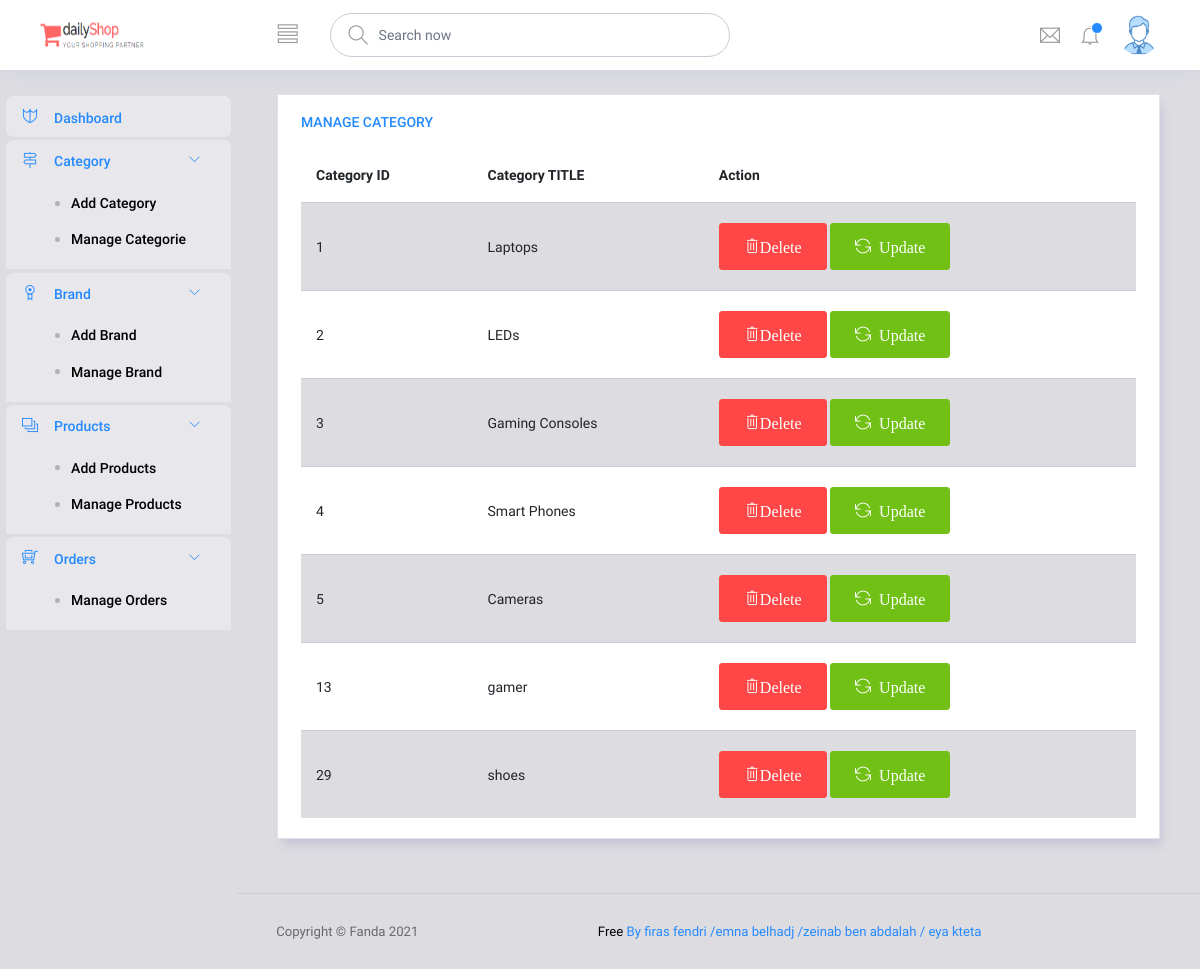
/controller/router.php?page=category/category&type=category&action=getall (signed in), run on the app's committed database.
### tables this page shows
CREATE TABLE `category` (
  `cat_id` int(11) NOT NULL,
  `cat_title` text NOT NULL
);

### controller/controllerCategory.php (called while the page is built, shortened)
<?php
require_once ('/xampp/htdocs/admin/model/ModelCategory.php');
class controllerCategory{
    public static function getall() {
        $res = ModelCategory::getAllCategory(Model::$pdo);
        require ('../view/main/main.php');
    }
}
?>

### model/ModelCategory.php (called while the page is built, shortened)
<?php
    class ModelCategory{
       public static function getAllCategory($conn){
           $stmt = $conn->query("SELECT * FROM category");
            $resultat = $stmt->fetchall(PDO::FETCH_ASSOC);
            return $resultat;
       }
    }
?>

### view/category/category.php (the view)
<div class="main-panel">
    <div class="content-wrapper">
        <div class="row">
            <div class="col-lg-12 grid-margin stretch-card">
                <div class="card">
                    <div class="card-body">
                        <h4 class="card-title text-primary">Manage Category</h4>
                        <div class="table-responsive">
                            <table class="table table-striped">
                                <thead>
                                    <tr>
                                        <th>
                                            Category ID
                                        </th>
                                        <th>
                                            Category TITLE
                                        </th>
                                        <th>
                                            Action
                                        </th>
                                    </tr>
                                </thead>
                                <tbody>
                                <?php foreach ($res as $r) { ?>
                                    <tr>
                                        <td class="py-1 ">
                                        <?php echo $r['cat_id'] ?>
                                        </td>
                                        <td>
                                        <?php echo $r['cat_title'] ?>
                                        </td>
                                        <td>
                                            <button type="button" class="btn btn-danger btn-icon-text">
                                                <i class="ti-trash btn-con-prepend"><a href="../../admin/controller/router.php?type=category&action=deleteCategory&cat_title=<?php echo $r['cat_title'] ?>" style="color: white;">Delete</a> </i>
                                            </button>
                                            <button type="button" class="btn btn-success btn-icon-text">
                                                <i class="ti-reload btn-con-prepend"><a href="../../admin/controller/router.php?page=category/updateCategory&cat_title=<?php echo $r['cat_title']?>&cat_id=<?php echo $r['cat_id']?>" style="color: white;"> Update</a></i>
                                            </button>
                                        </td>
                                    </tr>
                                <?php } ?>
                                </tbody>
                            </table>
                        </div>
                    </div>
                </div>
            </div>
        </div>
    </div>
    <?php include '/xampp/htdocs/admin/view/footer.php'; ?>
</div>

### data on the page
category: cat_id "1", cat_title "Laptops"
category: cat_id "2", cat_title "LEDs"
category: cat_id "3", cat_title "Gaming Consoles"
category: cat_id "4", cat_title "Smart Phones"
category: cat_id "5", cat_title "Cameras"
category: cat_id "13", cat_title "gamer"
category: cat_id "29", cat_title "shoes"
